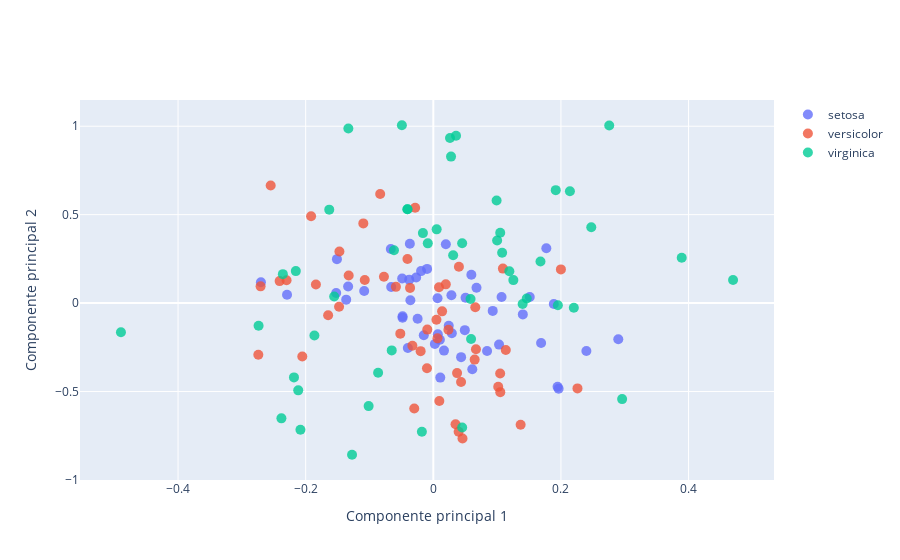

The notebook cell this image was saved under:
### Code cell
results = []



for name in ('setosa', 'versicolor', 'virginica'):   

    result = go.Scatter(x=Y[y==name,0], y = Y[y==name, 1],

                       mode = "markers", name=name,

                        marker=go.scatter.Marker(size = 10, opacity=0.8))

    results.append(result)

   

layout = go.Layout(showlegend=True, xaxis=go.layout.XAxis(title="Componente principal 1"),

                   yaxis=go.layout.YAxis(title="Componente principal 2"))



fig = go.Figure(results, layout)

fig.show()
